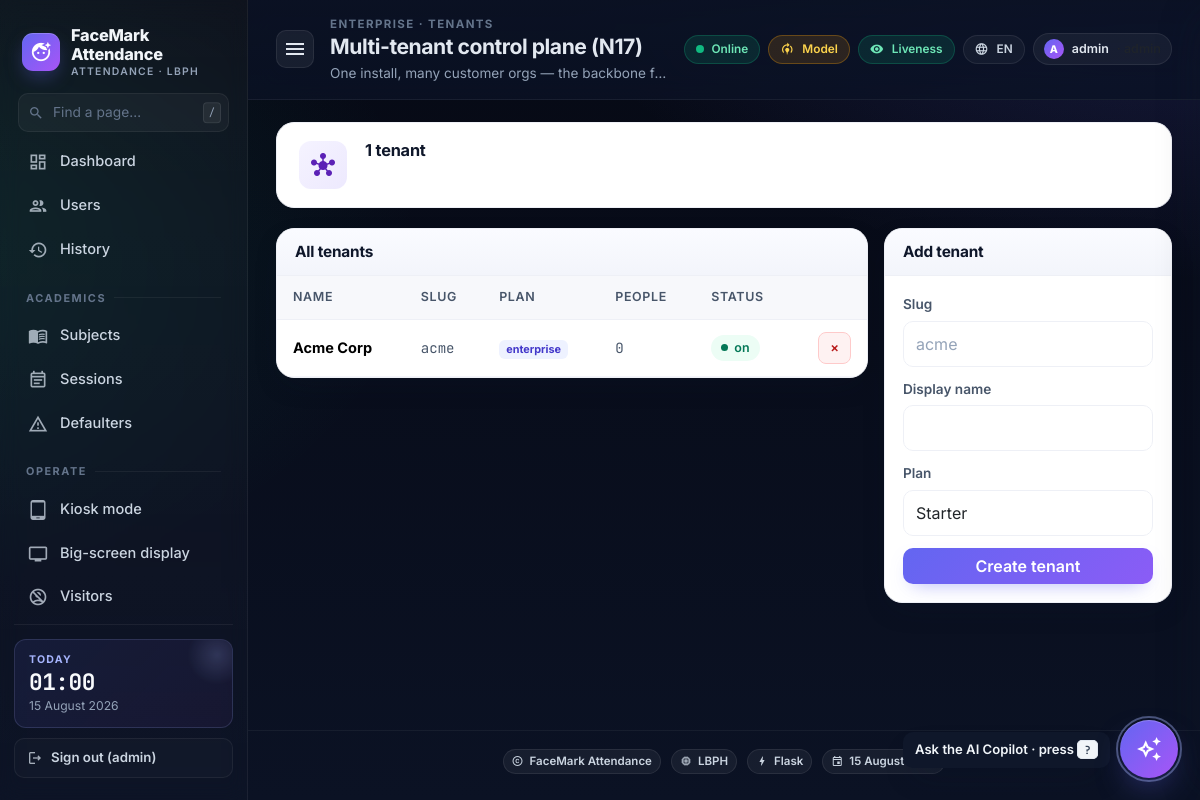
The app's page /enterprise/tenants (signed in) with its own data.
### tables this page shows
CREATE TABLE settings (
    key   TEXT PRIMARY KEY,
    value TEXT NOT NULL
);

CREATE TABLE tenants (
    id          INTEGER PRIMARY KEY AUTOINCREMENT,
    slug        TEXT UNIQUE NOT NULL,        -- 'acme' -> acme.facemark.example
    name        TEXT NOT NULL,
    plan        TEXT NOT NULL DEFAULT 'starter',  -- starter/pro/enterprise/msp
    brand_color TEXT,
    brand_logo  TEXT,
    parent_id   INTEGER,                      -- for reseller hierarchy (N18)
    seats       INTEGER NOT NULL DEFAULT 0,
    enabled     INTEGER NOT NULL DEFAULT 1,
    created_at  TEXT NOT NULL,
    FOREIGN KEY(parent_id) REFERENCES tenants(id) ON DELETE SET NULL
);

### enterprise/routes.py (the view, shortened to what this page needs)
@ent_bp.route('/tenants', methods=['GET', 'POST'])
@_role('admin')
def tenants_admin():
    return render_template('enterprise/tenants.html',
                           tenants=db.list_tenants())

### app.py (called while the page is built)
@app.after_request
def _metrics_record(resp):
    try:
        ms = (time.perf_counter() - getattr(__import__('flask').g, 't0', time.perf_counter())) * 1000.0
        infra_record_request(resp.status_code, ms)
    except Exception:  # noqa: BLE001
        pass
    return resp

@app.context_processor
def _inject_infra():
    return {'csp_nonce': infra_mw.csp_nonce,
            'asset_version': os.environ.get('FACEMARK_ASSET_VERSION', 'v2')}

@app.after_request
def _cache_static(resp):
    if request.path.startswith('/static/'):
        if 'v=' in request.query_string.decode('utf-8', errors='ignore'):
            resp.headers['Cache-Control'] = 'public, max-age=31536000, immutable'
        else:
            resp.headers['Cache-Control'] = 'public, max-age=86400'
    return resp

### db.py (called while the page is built, shortened)
def _pragma_once(conn: sqlite3.Connection) -> None:
    global _PRAGMA_ONCE_DONE
    if _PRAGMA_ONCE_DONE:
        return

def get_conn() -> sqlite3.Connection:
    conn = sqlite3.connect(DB_PATH, timeout=10.0,
                           check_same_thread=False)
    conn.row_factory = sqlite3.Row
    conn.execute('PRAGMA foreign_keys = ON')
    conn.execute('PRAGMA busy_timeout = 5000')
    _pragma_once(conn)
    return conn

@contextmanager
def tx():
    conn = get_conn()
    try:
        yield conn
        conn.commit()
    finally:
        conn.close()

def get_setting(key: str, default: Optional[str] = None) -> Optional[str]:
    with tx() as c:
        r = c.execute('SELECT value FROM settings WHERE key = ?', (key,)).fetchone()
        return r['value'] if r else default

def list_tenants(parent_id: Optional[int] = None) -> list[dict]:
    q = 'SELECT t.*, (SELECT COUNT(*) FROM persons WHERE tenant_id = t.id) AS people FROM tenants t WHERE 1=1 '
    args: list = []
    if parent_id is not None:
        q += ' AND parent_id = ?'; args.append(parent_id)
    q += ' ORDER BY t.name'
    with tx() as c:
        return [dict(r) for r in c.execute(q, args).fetchall()]

### enterprise/routes.py (called while the page is built)
def _role(*allowed):
    def deco(fn):
        @wraps(fn)
        def wrap(*a, **kw):
            if not session.get('admin'):
                return redirect(url_for('login', next=request.path))
            r = session.get('role') or 'admin'
            if r == 'admin' or r in allowed:
                return fn(*a, **kw)
            flash('Insufficient role.', 'danger')
            return redirect(url_for('home'))
        return wrap
    return deco

### recognizer.py (called while the page is built)
def get() -> _BaseRecognizer:
    return _instance

### templates/enterprise/tenants.html (shortened to what this page needs)
{% extends "base.html" %}
{% block crumb %}Enterprise · Tenants{% endblock %}
{% block page_title %}Multi-tenant control plane (N17){% endblock %}
{% block page_sub %}One install, many customer orgs — the backbone for selling repeatedly{% endblock %}
{% block content %}
<div class="page-hero hero-violet">
  <div class="ph-icn"><i class="material-icons">hub</i></div>
  <div class="ph-body"><h5>{{ tenants|length }} tenant{{ '' if tenants|length == 1 else 's' }}</h5></div>
</div>
<div class="row g-3">
  <div class="col-lg-8">
    <div class="card surface"><div class="surface-head"><h5 class="m-0">All tenants</h5></div>
      <div class="surface-body p-0">
        <table class="table mb-0">
          <thead><tr><th>Name</th><th>Slug</th><th>Plan</th><th>People</th><th>Status</th><th></th></tr></thead>
          <tbody>
            {% for t in tenants %}
            <tr>
              <td><strong>{{ t.name }}</strong></td>
              <td><span class="mono">{{ t.slug }}</span></td>
              <td><span class="badge-soft badge">{{ t.plan }}</span></td>
              <td><span class="mono">{{ t.people }}</span></td>
              <td>{% if t.enabled %}<span class="status-chip success"><span class="dot"></span> on</span>{% else %}<span class="status-chip"><span class="dot"></span> off</span>{% endif %}</td>
              <td class="text-end"><form method="POST" class="d-inline"><input type="hidden" name="delete" value="{{ t.id }}"><button class="btn btn-sm btn-danger-soft">×</button></form></td>
            </tr>
            {% else %}<tr><td colspan="6"><div class="empty"><div class="empty-icon"><i class="material-icons-outlined">domain</i></div><strong>No tenants yet</strong></div></td></tr>{% endfor %}
          </tbody>
        </table>
      </div>
    </div>
  </div>
  <div class="col-lg-4">
    <div class="card surface"><div class="surface-head"><h5 class="m-0">Add tenant</h5></div>
      <div class="surface-body">
        <form method="POST">
          <div class="fld"><label>Slug</label><input name="slug" class="form-control" pattern="[a-z0-9-]+" placeholder="acme" required></div>
          <div class="fld"><label>Display name</label><input name="name" class="form-control" required></div>
          <div class="fld"><label>Plan</label>
            <select name="plan" class="form-select">
              <option value="starter">Starter</option>
            </select>
          </div>
          <button class="btn btn-primary w-100">Create tenant</button>
        </form>
      </div>
    </div>
  </div>
</div>
{% endblock %}

### templates/base.html (shortened to what this page needs)
<!doctype html>
<html lang="en">
<head>
  <link href="https://cdn.jsdelivr.net/npm/bootstrap@5.3.2/dist/css/bootstrap.min.css" rel="stylesheet">
  <link href="{{ url_for('static', filename='css/styles.css') }}?v={{ asset_version }}" rel="stylesheet">
</head>
<body>
<div class="app-shell">
  <aside class="sidebar" id="sidebar">
    <div class="brand">
      <span class="brand-mark"><i class="material-icons">face_retouching_natural</i></span>
      <span class="brand-name">
        {{ org_name }}
        <small>Attendance · {{ recognizer_backend }}</small>
      </span>
    </div>
    <div class="side-search">
      <i class="material-icons-outlined">search</i>
      <input type="text" placeholder="Find a page…" id="sideSearch" autocomplete="off" />
      <kbd>/</kbd>
    </div>
    <nav class="side-nav" id="sideNav">
      <a class="side-link {% if request.endpoint == 'home' %}active{% endif %}" href="{{ url_for('home') }}">
        <i class="material-icons-outlined">dashboard</i><span>Dashboard</span>
      </a>
      <a class="side-link {% if request.endpoint == 'list_users' %}active{% endif %}" href="{{ url_for('list_users') }}">
        <i class="material-icons-outlined">group</i><span>Users</span>
      </a>
      <a class="side-link {% if request.endpoint == 'history' %}active{% endif %}" href="{{ url_for('history') }}">
        <i class="material-icons-outlined">history</i><span>History</span>
      </a>
      <div class="side-section">Academics</div>
      <a class="side-link {% if request.endpoint == 'subjects' %}active{% endif %}" href="{{ url_for('subjects') }}">
        <i class="material-icons-outlined">menu_book</i><span>Subjects</span>
      </a>
      <a class="side-link {% if request.endpoint in ('sessions', 'session_detail') %}active{% endif %}" href="{{ url_for('sessions') }}">
        <i class="material-icons-outlined">event_note</i><span>Sessions</span>
      </a>
      <a class="side-link {% if request.endpoint == 'defaulters' %}active{% endif %}" href="{{ url_for('defaulters') }}">
        <i class="material-icons-outlined">warning_amber</i><span>Defaulters</span>
      </a>
      <div class="side-section">Operate</div>
      <a class="side-link" href="{{ url_for('kiosk') }}" target="_blank">
        <i class="material-icons-outlined">tablet_android</i><span>Kiosk mode</span>
      </a>
      <a class="side-link" href="{{ url_for('display_board') }}" target="_blank">
        <i class="material-icons-outlined">tv</i><span>Big-screen display</span>
      </a>
      <a class="side-link {% if request.endpoint == 'visitors' %}active{% endif %}" href="{{ url_for('visitors') }}">
        <i class="material-icons-outlined">no_accounts</i><span>Visitors</span>
      </a>
    </nav>
    <div class="side-foot">
      <div class="side-card">
        <div class="side-card-title">Today</div>
        <div class="side-card-value" id="sideClock">--:--</div>
        <div class="side-card-sub">{{ datetoday2 }}</div>
      </div>
      {% if admin_user %}
      <a class="side-logout" href="{{ url_for('logout') }}">
        <i class="material-icons-outlined md-18">logout</i> Sign out ({{ admin_user }})
      </a>
      {% endif %}
    </div>
  </aside>
  <div class="main">
    <header class="topbar">
      <button class="icon-btn sidebar-toggle" id="sidebarToggle" aria-label="Toggle sidebar">
        <i class="material-icons">menu</i>
      </button>
      <div class="topbar-title">
        <div class="crumb">{% block crumb %}{{ org_name }}{% endblock %}</div>
        <h1>{% block page_title %}Dashboard{% endblock %}</h1>
        <p>{% block page_sub %}Real-time face recognition attendance{% endblock %}</p>
      </div>
      <div class="topbar-right">
        <span class="pill" title="Server is reachable"><span class="pulse"></span> Online</span>
        {% if model_trained %}
          <span class="pill pill-good" title="Recogniser model is trained">
            <i class="material-icons md-16">verified</i> Model
          </span>
        {% else %}
          <span class="pill pill-warn" title="No trained recogniser yet — register a user">
            <i class="material-icons md-16">model_training</i> Model
          </span>
        {% endif %}
        {% if liveness_on %}
          <span class="pill pill-good" title="Liveness anti-spoofing on">
            <i class="material-icons md-16">remove_red_eye</i> Liveness
          </span>
        {% endif %}
        <div class="dropdown">
          <button class="pill ghost" data-bs-toggle="dropdown" aria-expanded="false" title="Language">
            <i class="material-icons md-16">language</i>
            {{ lang|upper }}
          </button>
        </div>
        {% if admin_user %}
        <div class="dropdown">
          <button class="role-chip" data-bs-toggle="dropdown" aria-expanded="false" title="Account">
            <span class="role-avatar">{{ admin_user[0]|upper }}</span>
            <span class="d-none d-md-inline">{{ admin_user }}</span>
            <span class="d-none d-md-inline text-muted">· {{ admin_role }}</span>
          </button>
        </div>
        {% endif %}
      </div>
    </header>
    <div class="content">
      {% block content %}{% endblock %}
    </div>
    <footer class="app-footer">
      <span class="ft-pill"><i class="material-icons-outlined">copyright</i> {{ org_name }}</span>
      <span class="ft-pill"><i class="material-icons-outlined">memory</i> {{ recognizer_backend }}</span>
      <span class="ft-pill"><i class="material-icons-outlined">bolt</i> Flask</span>
      <span class="ft-pill"><i class="material-icons-outlined">event</i> {{ datetoday2 }}</span>
    </footer>
    {% if admin_user %}
    <button class="fab-copilot" id="fabCopilot" aria-label="Open AI Copilot">
      <i class="material-icons-outlined">auto_awesome</i>
    </button>
    <div class="fab-tip" id="fabTip">Ask the AI Copilot · press <kbd>?</kbd></div>
    {% endif %}
  </div>
</div>
</body>
</html>

### records on screen
settings: value "FaceMark Attendance"
tenants: name "Acme Corp", slug "acme", plan "enterprise", people "0", enabled 1 (drawn)

### other values on screen
{{ recognizer_backend }} "LBPH"
{{ admin_user }} "admin"
{{ lang|upper }} "EN"
{{ admin_user[0]|upper }} "A"
{{ tenants|length }} "1"
